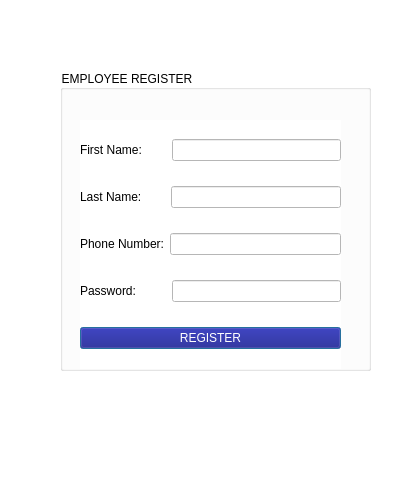
<?xml version="1.0" encoding="UTF-8"?>
<ui version="4.0">
 <class>employee_registration</class>
 <widget class="QDialog" name="employee_registration">
  <property name="geometry">
   <rect>
    <x>0</x>
    <y>0</y>
    <width>407</width>
    <height>486</height>
   </rect>
  </property>
  <property name="windowTitle">
   <string>Register</string>
  </property>
  <property name="windowIcon">
   <iconset resource="Resource.qrc">
    <normaloff>:/img/logo/logo.png</normaloff>:/img/logo/logo.png</iconset>
  </property>
  <property name="styleSheet">
   <string notr="true">background-color: white;</string>
  </property>
  <widget class="QGroupBox" name="groupBox">
   <property name="geometry">
    <rect>
     <x>60</x>
     <y>70</y>
     <width>311</width>
     <height>301</height>
    </rect>
   </property>
   <property name="styleSheet">
    <string notr="true">font: 700 10pt &quot;Segoe UI&quot;;
color:black;</string>
   </property>
   <property name="title">
    <string>EMPLOYEE REGISTER</string>
   </property>
   <widget class="QWidget" name="layoutWidget">
    <property name="geometry">
     <rect>
      <x>20</x>
      <y>50</y>
      <width>261</width>
      <height>249</height>
     </rect>
    </property>
    <layout class="QVBoxLayout" name="verticalLayout">
     <item>
      <layout class="QHBoxLayout" name="horizontalLayout">
       <item>
        <widget class="QLabel" name="label_2">
         <property name="text">
          <string>First Name:       </string>
         </property>
        </widget>
       </item>
       <item>
        <widget class="QLineEdit" name="lineEdit_firstname">
         <property name="styleSheet">
          <string notr="true">background-color: white;</string>
         </property>
        </widget>
       </item>
      </layout>
     </item>
     <item>
      <layout class="QHBoxLayout" name="horizontalLayout_2">
       <item>
        <widget class="QLabel" name="label_3">
         <property name="text">
          <string>Last Name:       </string>
         </property>
        </widget>
       </item>
       <item>
        <widget class="QLineEdit" name="lineEdit_lastname">
         <property name="styleSheet">
          <string notr="true">background-color: white;</string>
         </property>
        </widget>
       </item>
      </layout>
     </item>
     <item>
      <layout class="QHBoxLayout" name="horizontalLayout_3">
       <item>
        <widget class="QLabel" name="label_4">
         <property name="text">
          <string>Phone Number:</string>
         </property>
        </widget>
       </item>
       <item>
        <widget class="QLineEdit" name="lineEdit_phonenumber">
         <property name="styleSheet">
          <string notr="true">background-color: white;</string>
         </property>
        </widget>
       </item>
      </layout>
     </item>
     <item>
      <layout class="QHBoxLayout" name="horizontalLayout_4">
       <item>
        <widget class="QLabel" name="label_5">
         <property name="text">
          <string>Password:         </string>
         </property>
        </widget>
       </item>
       <item>
        <widget class="QLineEdit" name="lineEdit_password">
         <property name="styleSheet">
          <string notr="true">background-color: white;</string>
         </property>
         <property name="echoMode">
          <enum>QLineEdit::Password</enum>
         </property>
        </widget>
       </item>
      </layout>
     </item>
     <item>
      <widget class="QPushButton" name="pushButton_register">
       <property name="styleSheet">
        <string notr="true">background-color:rgb(18,10,131);
color:white;</string>
       </property>
       <property name="text">
        <string>REGISTER</string>
       </property>
      </widget>
     </item>
    </layout>
   </widget>
  </widget>
  <widget class="QLabel" name="label">
   <property name="geometry">
    <rect>
     <x>20</x>
     <y>430</y>
     <width>63</width>
     <height>20</height>
    </rect>
   </property>
   <property name="text">
    <string/>
   </property>
  </widget>
 </widget>
 <resources>
  <include location="Resource.qrc"/>
 </resources>
 <connections/>
</ui>
